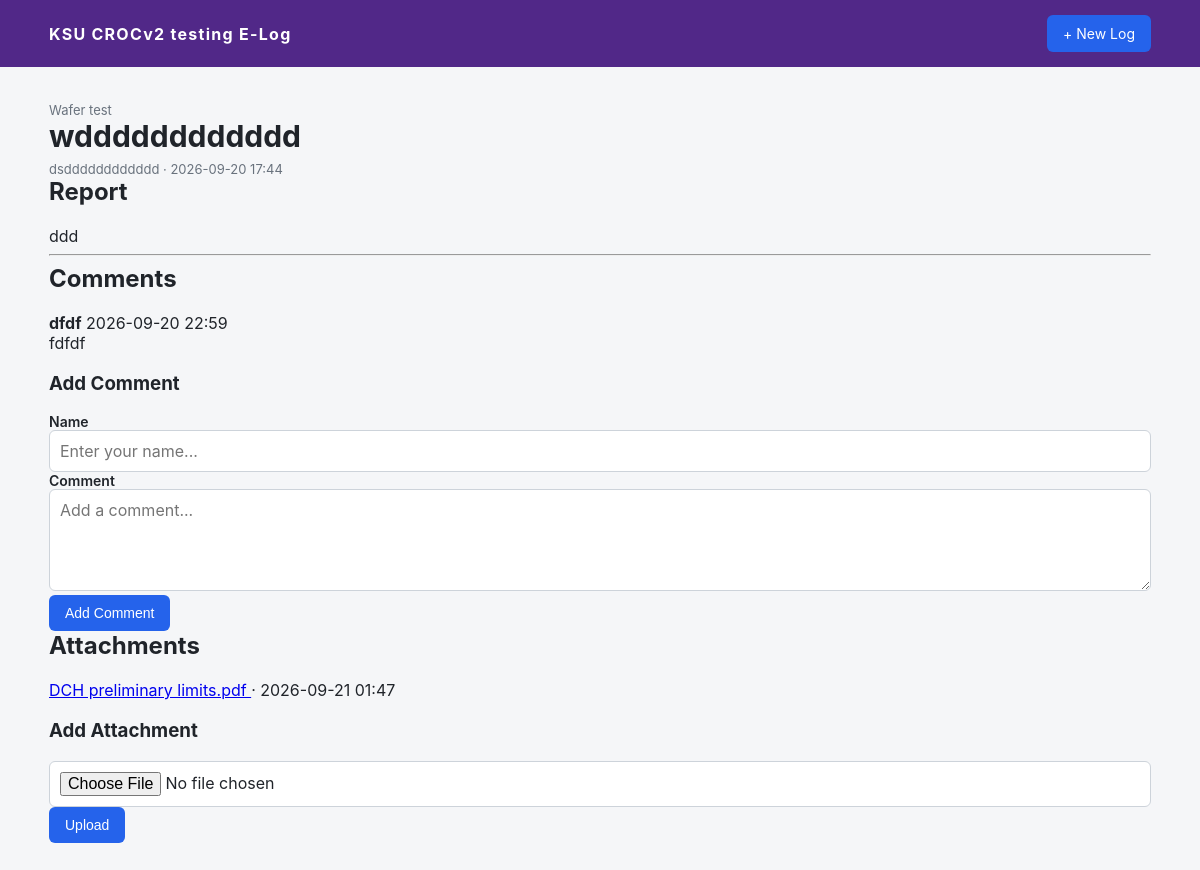
The app's page /log/8 with its own data.
### app.py (models this page shows)
class LogEntry(db.Model):
	id = db.Column(db.Integer, primary_key=True)
	title = db.Column(db.String(250), nullable=False)
	log_type = db.Column(db.String(50), nullable=False, default="Work")
	subsystem = db.Column(db.String(100), nullable=True)
	work_performed = db.Column(db.Text, nullable=True)
	result = db.Column(db.Text, nullable=True)
	created_at = db.Column(db.DateTime, nullable=False, default=datetime.now)
	updated_at = db.Column(
		db.DateTime, nullable=False, default=datetime.now, onupdate=datetime.now
	)
	author_id = db.Column(db.Integer, db.ForeignKey("author.id"), nullable=False)

class Author(db.Model):
	id = db.Column(db.Integer, primary_key=True)
	name = db.Column(db.String(120), nullable=False, unique=True)
	email = db.Column(db.String(200), nullable=True)
	logs = db.relationship("LogEntry", backref="author", lazy=True)

class Comment(db.Model):
    id = db.Column(db.Integer, primary_key=True)
    text = db.Column(db.Text, nullable=False)
    created_at = db.Column(
        db.DateTime,
        default=datetime.utcnow,
        nullable=False
    )
    author_id = db.Column(
        db.Integer,
        db.ForeignKey("author.id"),
        nullable=False
    )
    log_entry_id = db.Column(
        db.Integer,
        db.ForeignKey("log_entry.id"),
        nullable=False
    )
    author = db.relationship("Author")
    log_entry = db.relationship(
        "LogEntry",
        backref=db.backref(
            "comments",
            lazy=True,
            cascade="all, delete-orphan"
        )
    )

class Attachment(db.Model):
	id = db.Column(db.Integer, primary_key=True)
	filename = db.Column(db.String(255), nullable=False)
	stored_filename = db.Column(db.String(255), nullable=False)
	uploaded_at = db.Column(
		db.DateTime,
		default=datetime.utcnow,
		nullable=False
	)
	log_entry_id = db.Column(
		db.Integer,
		db.ForeignKey("log_entry.id"),
		nullable=False
	)
	log_entry = db.relationship(
		"LogEntry",
		backref=db.backref(
		    "attachments",
		    lazy=True,
		    cascade="all, delete-orphan"
		)
)

### app.py (the view)
@app.route("/log/<int:log_id>")
def view_log(log_id):
    log = db.get_or_404(LogEntry, log_id)
    authors = Author.query.order_by(Author.name).all()
    return render_template(
        "view_log.html",
        log=log,
        authors=authors
    )

### templates/view_log.html (shortened to what this page needs)
{% extends "base.html" %}
{% block content %}
<div class="log-header">
    <div>
        <div class="log-card-top">
            <span class="type">{{ log.log_type }}</span>
        </div>
        <h1>{{ log.title }}</h1>
        <div class="metadata">
            {{ log.author.name }}
            · {{ log.created_at.strftime("%Y-%m-%d %H:%M") }}
        </div>
    </div>
</div>
<section class="log-section">
    <h2>Report</h2>
    <div class="log-text">{{ log.result or "—" }}</div>
</section>
<hr>
<h2>Comments</h2>
{% if log.comments %}
    {% for comment in log.comments %}
        <div class="comment">
            <div class="comment-header">
                <strong>{{ comment.author.name }}</strong>
                <span>
                    {{ comment.created_at.strftime("%Y-%m-%d %H:%M") }}
                </span>
            </div>
            <div class="comment-text">
                {{ comment.text }}
            </div>
        </div>
    {% endfor %}
{% else %}
    <p>No comments yet.</p>
{% endif %}
<h3>Add Comment</h3>
<form method="POST"
      action="{{ url_for('add_comment', log_id=log.id) }}">
		<div>
			<label for="author_name">Name</label>
		<input
			type="text"
			name="author_name"
			id="author_name"
			required
			placeholder="Enter your name..."
		>
		</div>
    <div>
        <label for="text">Comment</label>
        <textarea
            name="text"
            id="text"
            rows="4"
            required
            placeholder="Add a comment..."
        ></textarea>
    </div>
    <button type="submit">Add Comment</button>
</form>
<h2>Attachments</h2>
{% if log.attachments %}
{% for attachment in log.attachments %}
    <div class="attachment">
        <a href="{{ url_for('download_attachment', attachment_id=attachment.id) }}">
            {{ attachment.filename }}
        </a>
        <span>
            · {{ attachment.uploaded_at.strftime("%Y-%m-%d %H:%M") }}
        </span>
    </div>
{% endfor %}
{% else %}
<p>No attachments yet.</p>
{% endif %}
<h3>Add Attachment</h3>
<form method="POST"
      action="{{ url_for('upload_attachment', log_id=log.id) }}"
      enctype="multipart/form-data">
<input
    type="file"
    name="file"
    required
>
<button type="submit">Upload</button>
</form>
{% endblock %}

### static/style.css (style rules this page uses)
* { box-sizing: border-box; }
body { margin: 0; background: #f5f6f8; color: #20242a; font-family: -apple-system, BlinkMacSystemFont, "Segoe UI", Arial, sans-serif; }
h1 { margin: 0 0 7px; font-size: 30px; }
h2 { margin-top: 0; }
.button, button { display: inline-block; border: 0; border-radius: 6px; background: #2563eb; color: white; padding: 10px 16px; text-decoration: none; cursor: pointer; font-size: 14px; }
input, select, textarea { width: 100%; border: 1px solid #cdd3da; border-radius: 6px; padding: 10px; font: inherit; background: white; }
.log-card-top { display: flex; justify-content: space-between; gap: 10px; }
.type, .metadata { color: #69727d; font-size: 13px; }
label { display: block; font-weight: 600; font-size: 14px; }

### records on screen
LogEntry: log_type "Wafer test", title "wdddddddddddd", created_at "2026-09-20 17:44", result "ddd"
Author: author.name "dsdddddddddddd"
Comment: author.name "dfdf", created_at "2026-09-20 22:59", text "fdfdf"
Attachment: filename "DCH preliminary limits.pdf", uploaded_at "2026-09-21 01:47"
